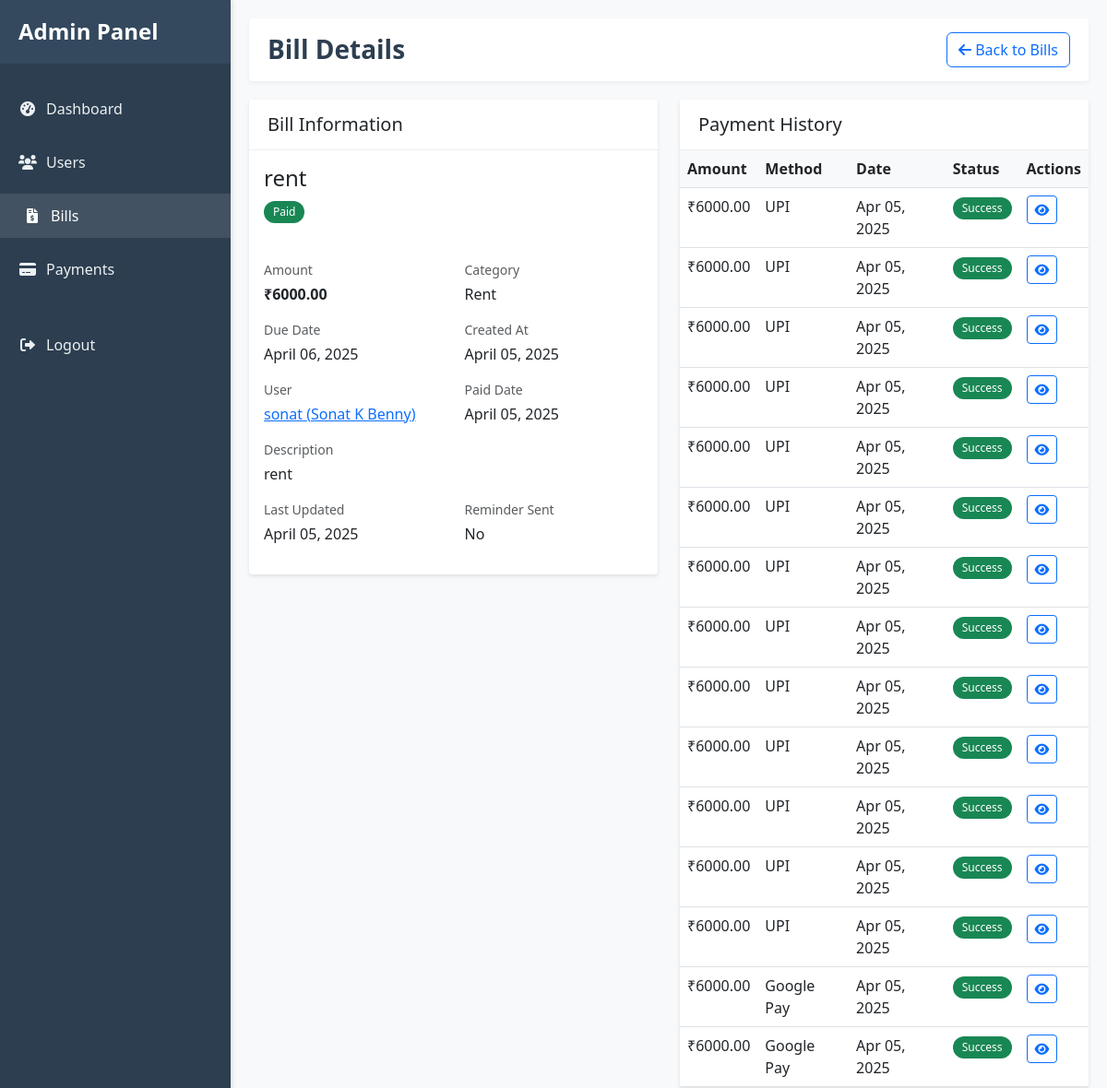
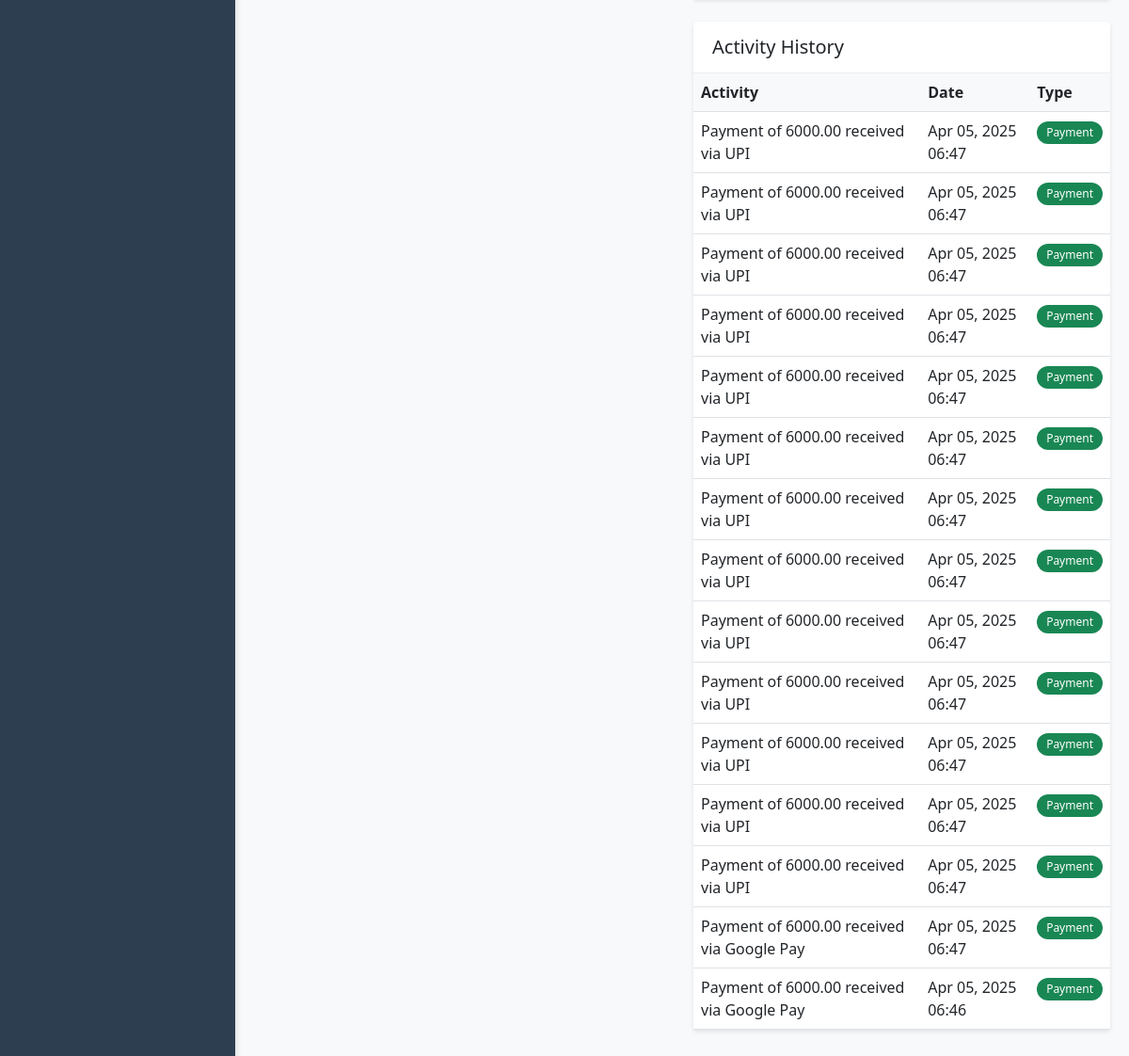
The page /admin-portal/bills/7/ (signed in) on the database its author committed (2 pictures, top to bottom).
### app/models.py (models this page shows, shortened)
class Bill(models.Model):
    CATEGORY_CHOICES = [
        ('utilities', 'Utilities'),
        ('rent', 'Rent'),
        ('insurance', 'Insurance'),
        ('subscription', 'Subscription'),
        ('other', 'Other'),
    ]
    PAYMENT_STATUS_CHOICES = [
        ('pending', 'Pending'),
        ('paid', 'Paid'),
        ('overdue', 'Overdue'),
    ]
    user = models.ForeignKey(User, on_delete=models.CASCADE)
    title = models.CharField(max_length=200)
    description = models.TextField(blank=True)
    amount = models.DecimalField(max_digits=10, decimal_places=2)
    due_date = models.DateField()
    category = models.CharField(max_length=20, choices=CATEGORY_CHOICES)
    payment_status = models.CharField(max_length=20, choices=PAYMENT_STATUS_CHOICES, default='pending')
    paid_date = models.DateTimeField(null=True, blank=True)
    created_at = models.DateTimeField(auto_now_add=True)
    updated_at = models.DateTimeField(auto_now=True)
    reminder_sent = models.BooleanField(default=False)
    last_reminder_sent = models.DateTimeField(null=True, blank=True)

class Payment(models.Model):
    PAYMENT_METHOD_CHOICES = [
        ('card', 'Credit/Debit Card'),
        ('gpay', 'Google Pay'),
        ('upi', 'UPI'),
        ('netbanking', 'Net Banking'),
        ('razorpay', 'Razorpay'),
    ]
    PAYMENT_STATUS_CHOICES = [
        ('pending', 'Pending'),
        ('success', 'Success'),
        ('failed', 'Failed'),
    ]
    bill = models.ForeignKey(Bill, on_delete=models.CASCADE, related_name='payments')
    user = models.ForeignKey(User, on_delete=models.CASCADE)
    amount = models.DecimalField(max_digits=10, decimal_places=2)
    payment_method = models.CharField(max_length=20, choices=PAYMENT_METHOD_CHOICES)
    payment_status = models.CharField(max_length=20, choices=PAYMENT_STATUS_CHOICES, default='pending')
    transaction_id = models.CharField(max_length=100, unique=True)
    payment_date = models.DateTimeField(auto_now_add=True)
    razorpay_order_id = models.CharField(max_length=100, null=True, blank=True)
    razorpay_payment_id = models.CharField(max_length=100, null=True, blank=True)
    razorpay_signature = models.CharField(max_length=200, null=True, blank=True)
    card_number = models.CharField(max_length=16, null=True, blank=True)
    card_holder = models.CharField(max_length=100, null=True, blank=True)
    upi_id = models.CharField(max_length=100, null=True, blank=True)
    class Meta:
        ordering = ['-payment_date']

class BillActivity(models.Model):
    ACTIVITY_TYPES = (
        ('payment', 'Payment'),
        ('reminder', 'Reminder'),
        ('update', 'Update'),
    )
    bill = models.ForeignKey('Bill', on_delete=models.CASCADE, related_name='activities')
    type = models.CharField(max_length=20, choices=ACTIVITY_TYPES)
    message = models.CharField(max_length=255)
    timestamp = models.DateTimeField(auto_now_add=True)
    class Meta:
        ordering = ['-timestamp']
        verbose_name = 'Bill Activity'
        verbose_name_plural = 'Bill Activities'

### app/views.py (the view)
# urls.py: path('admin-portal/bills/<int:bill_id>/', views.admin_bill_detail, name='admin_bill_detail'),
@staff_member_required(login_url='login')
def admin_bill_detail(request, bill_id):
    bill = get_object_or_404(Bill, id=bill_id)
    payments = Payment.objects.filter(bill=bill).order_by('-payment_date')
    activities = BillActivity.objects.filter(bill=bill).order_by('-timestamp')
    context = {
        'bill': bill,
        'payments': payments,
        'activities': activities,
    }
    return render(request, 'app/admin/bill_detail.html', context)

### app/templates/app/admin/bill_detail.html (shortened to what this page needs)
{% extends 'app/admin/base.html' %}
{% block header_title %}Bill Details{% endblock %}
{% block header_actions %}
<a href="{% url 'admin_bill_list' %}" class="btn btn-outline-primary">
    <i class="fas fa-arrow-left"></i> Back to Bills
</a>
{% endblock %}
{% block content %}
<div class="row">
    <div class="col-md-6">
        <div class="card mb-4">
            <div class="card-header">
                <h5 class="card-title mb-0">Bill Information</h5>
            </div>
            <div class="card-body">
                <div class="mb-4">
                    <h4>{{ bill.title }}</h4>
                    <span class="badge {% if bill.payment_status == 'paid' %}bg-success{% elif bill.payment_status == 'overdue' %}bg-danger{% else %}bg-warning{% endif %} mb-3">
                        {{ bill.get_payment_status_display }}
                    </span>
                </div>
                <div class="row mb-3">
                    <div class="col-md-6">
                        <small class="text-muted d-block mb-1">Amount</small>
                        <p class="mb-0 fw-bold">₹{{ bill.amount }}</p>
                    </div>
                    <div class="col-md-6">
                        <small class="text-muted d-block mb-1">Category</small>
                        <p class="mb-0">{{ bill.get_category_display }}</p>
                    </div>
                </div>
                <div class="row mb-3">
                    <div class="col-md-6">
                        <small class="text-muted d-block mb-1">Due Date</small>
                        <p class="mb-0">{{ bill.due_date|date:"F d, Y" }}</p>
                    </div>
                    <div class="col-md-6">
                        <small class="text-muted d-block mb-1">Created At</small>
                        <p class="mb-0">{{ bill.created_at|date:"F d, Y" }}</p>
                    </div>
                </div>
                <div class="row mb-3">
                    <div class="col-md-6">
                        <small class="text-muted d-block mb-1">User</small>
                        <p class="mb-0">
                            <a href="{% url 'admin_user_detail' bill.user.id %}">
                                {{ bill.user.username }} ({{ bill.user.get_full_name|default:bill.user.username }})
                            </a>
                        </p>
                    </div>
                    <div class="col-md-6">
                        <small class="text-muted d-block mb-1">Paid Date</small>
                        <p class="mb-0">{{ bill.paid_date|date:"F d, Y"|default:"-" }}</p>
                    </div>
                </div>
                {% if bill.description %}
                <div class="mb-3">
                    <small class="text-muted d-block mb-1">Description</small>
                    <p class="mb-0">{{ bill.description }}</p>
                </div>
                {% endif %}
                <div class="row mb-3">
                    <div class="col-md-6">
                        <small class="text-muted d-block mb-1">Last Updated</small>
                        <p class="mb-0">{{ bill.updated_at|date:"F d, Y" }}</p>
                    </div>
                    <div class="col-md-6">
                        <small class="text-muted d-block mb-1">Reminder Sent</small>
                        <p class="mb-0">
                            {% if bill.reminder_sent %}
                                Yes ({{ bill.last_reminder_sent|date:"F d, Y" }})
                            {% else %}
                                No
                            {% endif %}
                        </p>
                    </div>
                </div>
            </div>
        </div>
    </div>
    <div class="col-md-6">
        <div class="card mb-4">
            <div class="card-header">
                <h5 class="card-title mb-0">Payment History</h5>
            </div>
            <div class="card-body p-0">
                <div class="table-responsive">
                    <table class="table table-hover">
                        <thead>
                            <tr>
                                <th>Amount</th>
                                <th>Method</th>
                                <th>Date</th>
                                <th>Status</th>
                                <th>Actions</th>
                            </tr>
                        </thead>
                        <tbody>
                            {% if payments %}
                                {% for payment in payments %}
                                    <tr>
                                        <td>₹{{ payment.amount }}</td>
                                        <td>{{ payment.get_payment_method_display }}</td>
                                        <td>{{ payment.payment_date|date:"M d, Y" }}</td>
                                        <td>
                                            {% if payment.payment_status == 'success' %}
                                                <span class="badge bg-success">Success</span>
                                            {% elif payment.payment_status == 'failed' %}
                                                <span class="badge bg-danger">Failed</span>
                                            {% else %}
                                                <span class="badge bg-warning">Pending</span>
                                            {% endif %}
                                        </td>
                                        <td>
                                            <a href="{% url 'admin_payment_detail' payment.id %}" class="btn btn-sm btn-outline-primary">
                                                <i class="fas fa-eye"></i>
                                            </a>
                                        </td>
                                    </tr>
                                {% endfor %}
                            {% else %}
                                <tr>
                                    <td colspan="5" class="text-center py-4">
                                        <p class="mb-0 text-muted">No payments found for this bill</p>
                                    </td>
                                </tr>
                            {% endif %}
                        </tbody>
                    </table>
                </div>
            </div>
        </div>
        <div class="card">
            <div class="card-header">
                <h5 class="card-title mb-0">Activity History</h5>
            </div>
            <div class="card-body p-0">
                <div class="table-responsive">
                    <table class="table table-hover">
                        <thead>
                            <tr>
                                <th>Activity</th>
                                <th>Date</th>
                                <th>Type</th>
                            </tr>
                        </thead>
                        <tbody>
                            {% if activities %}
                                {% for activity in activities %}
                                    <tr>
                                        <td>{{ activity.message }}</td>
                                        <td>{{ activity.timestamp|date:"M d, Y H:i" }}</td>
                                        <td>
                                            {% if activity.type == 'payment' %}
                                                <span class="badge bg-success">Payment</span>
                                            {% elif activity.type == 'reminder' %}
                                                <span class="badge bg-info">Reminder</span>
                                            {% elif activity.type == 'update' %}
                                                <span class="badge bg-primary">Update</span>
                                            {% else %}
                                                <span class="badge bg-secondary">Other</span>
                                            {% endif %}
                                        </td>
                                    </tr>
                                {% endfor %}
                            {% else %}
                                <tr>
                                    <td colspan="3" class="text-center py-4">
                                        <p class="mb-0 text-muted">No activities recorded for this bill</p>
                                    </td>
                                </tr>
                            {% endif %}
                        </tbody>
                    </table>
                </div>
            </div>
        </div>
    </div>
</div>
{% endblock %}

### app/templates/app/admin/base.html (style rules this page uses)
:root { --primary-color: #2c3e50; --secondary-color: #34495e; --accent-color: #3498db; --success-color: #2ecc71; --danger-color: #e74c3c; --warning-color: #f39c12; --info-color: #3498db; --light-color: #ecf0f1; --dark-color: #2c3e50; --border-radius: 4px; --box-shadow: 0 2px 4px rgba(0,0,0,0.1); --transition: all 0.3s ease; --sidebar-width: 250px; }
body { font-family: 'Segoe UI', Tahoma, Geneva, Verdana, sans-serif; background-color: #f8f9fa; min-height: 100vh; display: flex; flex-direction: column; }
.card { border: none; border-radius: var(--border-radius); box-shadow: var(--box-shadow); margin-bottom: 20px; }
.card-header { background-color: white; border-bottom: 1px solid #eee; padding: 15px 20px; font-weight: 600; }
.table { margin-bottom: 0; }
.table th { background-color: #f8f9fa; font-weight: 600; border-bottom-width: 1px; }
.badge { font-weight: 500; padding: 6px 10px; border-radius: 20px; }

### rows shown on the page
Bill: title "rent", payment_status "Paid", amount "6000.00", category "Rent", due_date "April 06, 2025", created_at "April 05, 2025", user.username "sonat", user.get_full_name "Sonat K Benny", paid_date "April 05, 2025", description "rent", updated_at "April 05, 2025"
Payment: amount "6000.00", payment_method "UPI", payment_date "Apr 05, 2025", payment_status "Success"
Payment: amount "6000.00", payment_method "UPI", payment_date "Apr 05, 2025", payment_status "Success"
Payment: amount "6000.00", payment_method "UPI", payment_date "Apr 05, 2025", payment_status "Success"
Payment: amount "6000.00", payment_method "UPI", payment_date "Apr 05, 2025", payment_status "Success"
Payment: amount "6000.00", payment_method "UPI", payment_date "Apr 05, 2025", payment_status "Success"
Payment: amount "6000.00", payment_method "UPI", payment_date "Apr 05, 2025", payment_status "Success"
Payment: amount "6000.00", payment_method "UPI", payment_date "Apr 05, 2025", payment_status "Success"
Payment: amount "6000.00", payment_method "UPI", payment_date "Apr 05, 2025", payment_status "Success"
Payment: amount "6000.00", payment_method "UPI", payment_date "Apr 05, 2025", payment_status "Success"
Payment: amount "6000.00", payment_method "UPI", payment_date "Apr 05, 2025", payment_status "Success"
Payment: amount "6000.00", payment_method "UPI", payment_date "Apr 05, 2025", payment_status "Success"
Payment: amount "6000.00", payment_method "UPI", payment_date "Apr 05, 2025", payment_status "Success"
Payment: amount "6000.00", payment_method "UPI", payment_date "Apr 05, 2025", payment_status "Success"
Payment: amount "6000.00", payment_method "Google Pay", payment_date "Apr 05, 2025", payment_status "Success"
Payment: amount "6000.00", payment_method "Google Pay", payment_date "Apr 05, 2025", payment_status "Success"
BillActivity: message "Payment of 6000.00 received via UPI", timestamp "Apr 05, 2025 06:47", type "Payment"
BillActivity: message "Payment of 6000.00 received via UPI", timestamp "Apr 05, 2025 06:47", type "Payment"
BillActivity: message "Payment of 6000.00 received via UPI", timestamp "Apr 05, 2025 06:47", type "Payment"
BillActivity: message "Payment of 6000.00 received via UPI", timestamp "Apr 05, 2025 06:47", type "Payment"
BillActivity: message "Payment of 6000.00 received via UPI", timestamp "Apr 05, 2025 06:47", type "Payment"
BillActivity: message "Payment of 6000.00 received via UPI", timestamp "Apr 05, 2025 06:47", type "Payment"
BillActivity: message "Payment of 6000.00 received via UPI", timestamp "Apr 05, 2025 06:47", type "Payment"
BillActivity: message "Payment of 6000.00 received via UPI", timestamp "Apr 05, 2025 06:47", type "Payment"
BillActivity: message "Payment of 6000.00 received via UPI", timestamp "Apr 05, 2025 06:47", type "Payment"
BillActivity: message "Payment of 6000.00 received via UPI", timestamp "Apr 05, 2025 06:47", type "Payment"
BillActivity: message "Payment of 6000.00 received via UPI", timestamp "Apr 05, 2025 06:47", type "Payment"
BillActivity: message "Payment of 6000.00 received via UPI", timestamp "Apr 05, 2025 06:47", type "Payment"
BillActivity: message "Payment of 6000.00 received via UPI", timestamp "Apr 05, 2025 06:47", type "Payment"
BillActivity: message "Payment of 6000.00 received via Google Pay", timestamp "Apr 05, 2025 06:47", type "Payment"
BillActivity: message "Payment of 6000.00 received via Google Pay", timestamp "Apr 05, 2025 06:46", type "Payment"
